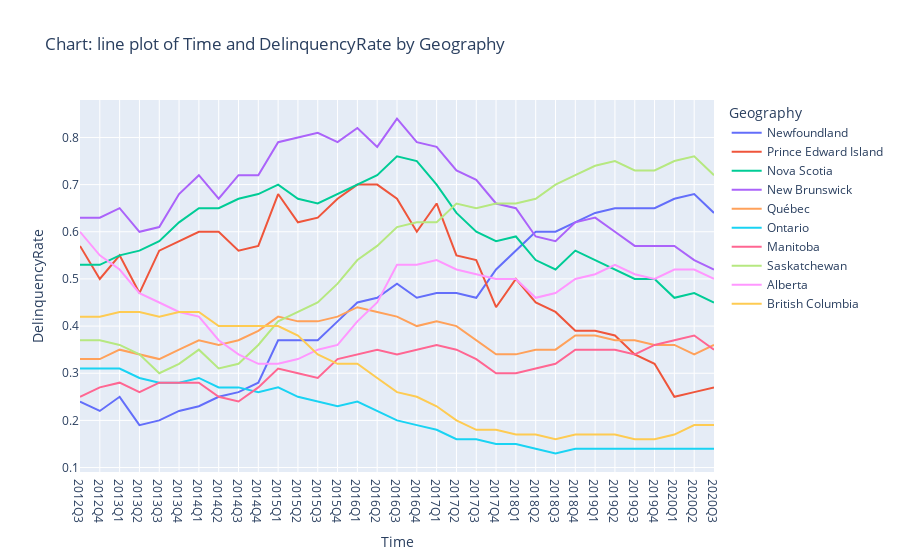

The notebook cell this image was saved under:
### Markdown cell above
#### Exercise: Let's take a look at the average mortgage amount and population size

Complete the code below to visualize the average mortgage amount. 

Change the code to visualize changes in population size.

### Code cell
variable = "DelinquencyRate"    

px.line(data_pop_del_mort_df, 
        x = "Time",
        y=variable,
       color="Geography",
       title = f"Chart: line plot of Time and {variable} by Geography")

### Figure 1 — Plotly figure (JSON) as saved in the notebook; plotly's stock layout.template omitted (floating-point values rounded to 4 significant figures)
{"data": [{"hovertemplate": "Geography=Newfoundland<br>Time=%{x}<br>DelinquencyRate=%{y}<extra></extra>", "legendgroup": "Newfoundland", "line": {"color": "#636efa", "dash": "solid"}, "marker": {"symbol": "circle"}, "mode": "lines", "name": "Newfoundland", "orientation": "v", "showlegend": true, "type": "scatter", "x": ["2012Q3", "2012Q4", "2013Q1", "2013Q2", "2013Q3", "2013Q4", "2014Q1", "2014Q2", "2014Q3", "2014Q4", "2015Q1", "2015Q2", "2015Q3", "2015Q4", "2016Q1", "2016Q2", "2016Q3", "2016Q4", "2017Q1", "2017Q2", "2017Q3", "2017Q4", "2018Q1", "2018Q2", "2018Q3", "2018Q4", "2019Q1", "2019Q2", "2019Q3", "2019Q4", "2020Q1", "2020Q2", "2020Q3"], "xaxis": "x", "y": [0.24, 0.22, 0.25, 0.19, 0.2, 0.22, 0.23, 0.25, 0.26, 0.28, 0.37, 0.37, 0.37, 0.41, 0.45, 0.46, 0.49, 0.46, 0.47, 0.47, 0.46, 0.52, 0.56, 0.6, 0.6, 0.62, 0.64, 0.65, 0.65, 0.65, 0.67, 0.68, 0.64], "yaxis": "y"}, {"hovertemplate": "Geography=Prince Edward Island<br>Time=%{x}<br>DelinquencyRate=%{y}<extra></extra>", "legendgroup": "Prince Edward Island", "line": {"color": "#EF553B", "dash": "solid"}, "marker": {"symbol": "circle"}, "mode": "lines", "name": "Prince Edward Island", "orientation": "v", "showlegend": true, "type": "scatter", "x": ["2012Q3", "2012Q4", "2013Q1", "2013Q2", "2013Q3", "2013Q4", "2014Q1", "2014Q2", "2014Q3", "2014Q4", "2015Q1", "2015Q2", "2015Q3", "2015Q4", "2016Q1", "2016Q2", "2016Q3", "2016Q4", "2017Q1", "2017Q2", "2017Q3", "2017Q4", "2018Q1", "2018Q2", "2018Q3", "2018Q4", "2019Q1", "2019Q2", "2019Q3", "2019Q4", "2020Q1", "2020Q2", "2020Q3"], "xaxis": "x", "y": [0.57, 0.5, 0.55, 0.47, 0.56, 0.58, 0.6, 0.6, 0.56, 0.57, 0.68, 0.62, 0.63, 0.67, 0.7, 0.7, 0.67, 0.6, 0.66, 0.55, 0.54, 0.44, 0.5, 0.45, 0.43, 0.39, 0.39, 0.38, 0.34, 0.32, 0.25, 0.26, 0.27], "yaxis": "y"}, {"hovertemplate": "Geography=Nova Scotia<br>Time=%{x}<br>DelinquencyRate=%{y}<extra></extra>", "legendgroup": "Nova Scotia", "line": {"color": "#00cc96", "dash": "solid"}, "marker": {"symbol": "circle"}, "mode": "lines", "name": "Nova Scotia", "orientation": "v", "showlegend": true, "type": "scatter", "x": ["2012Q3", "2012Q4", "2013Q1", "2013Q2", "2013Q3", "2013Q4", "2014Q1", "2014Q2", "2014Q3", "2014Q4", "2015Q1", "2015Q2", "2015Q3", "2015Q4", "2016Q1", "2016Q2", "2016Q3", "2016Q4", "2017Q1", "2017Q2", "2017Q3", "2017Q4", "2018Q1", "2018Q2", "2018Q3", "2018Q4", "2019Q1", "2019Q2", "2019Q3", "2019Q4", "2020Q1", "2020Q2", "2020Q3"], "xaxis": "x", "y": [0.53, 0.53, 0.55, 0.56, 0.58, 0.62, 0.65, 0.65, 0.67, 0.68, 0.7, 0.67, 0.66, 0.68, 0.7, 0.72, 0.76, 0.75, 0.7, 0.64, 0.6, 0.58, 0.59, 0.54, 0.52, 0.56, 0.54, 0.52, 0.5, 0.5, 0.46, 0.47, 0.45], "yaxis": "y"}, {"hovertemplate": "Geography=New Brunswick<br>Time=%{x}<br>DelinquencyRate=%{y}<extra></extra>", "legendgroup": "New Brunswick", "line": {"color": "#ab63fa", "dash": "solid"}, "marker": {"symbol": "circle"}, "mode": "lines", "name": "New Brunswick", "orientation": "v", "showlegend": true, "type": "scatter", "x": ["2012Q3", "2012Q4", "2013Q1", "2013Q2", "2013Q3", "2013Q4", "2014Q1", "2014Q2", "2014Q3", "2014Q4", "2015Q1", "2015Q2", "2015Q3", "2015Q4", "2016Q1", "2016Q2", "2016Q3", "2016Q4", "2017Q1", "2017Q2", "2017Q3", "2017Q4", "2018Q1", "2018Q2", "2018Q3", "2018Q4", "2019Q1", "2019Q2", "2019Q3", "2019Q4", "2020Q1", "2020Q2", "2020Q3"], "xaxis": "x", "y": [0.63, 0.63, 0.65, 0.6, 0.61, 0.68, 0.72, 0.67, 0.72, 0.72, 0.79, 0.8, 0.81, 0.79, 0.82, 0.78, 0.84, 0.79, 0.78, 0.73, 0.71, 0.66, 0.65, 0.59, 0.58, 0.62, 0.63, 0.6, 0.57, 0.57, 0.57, 0.54, 0.52], "yaxis": "y"}, {"hovertemplate": "Geography=Québec<br>Time=%{x}<br>DelinquencyRate=%{y}<extra></extra>", "legendgroup": "Québec", "line": {"color": "#FFA15A", "dash": "solid"}, "marker": {"symbol": "circle"}, "mode": "lines", "name": "Québec", "orientation": "v", "showlegend": true, "type": "scatter", "x": ["2012Q3", "2012Q4", "2013Q1", "2013Q2", "2013Q3", "2013Q4", "2014Q1", "2014Q2", "2014Q3", "2014Q4", "2015Q1", "2015Q2", "2015Q3", "2015Q4", "2016Q1", "2016Q2", "2016Q3", "2016Q4", "2017Q1", "2017Q2", "2017Q3", "2017Q4", "2018Q1", "2018Q2", "2018Q3", "2018Q4", "2019Q1", "2019Q2", "2019Q3", "2019Q4", "2020Q1", "2020Q2", "2020Q3"], "xaxis": "x", "y": [0.33, 0.33, 0.35, 0.34, 0.33, 0.35, 0.37, 0.36, 0.37, 0.39, 0.42, 0.41, 0.41, 0.42, 0.44, 0.43, 0.42, 0.4, 0.41, 0.4, 0.37, 0.34, 0.34, 0.35, 0.35, 0.38, 0.38, 0.37, 0.37, 0.36, 0.36, 0.34, 0.36], "yaxis": "y"}, {"hovertemplate": "Geography=Ontario<br>Time=%{x}<br>DelinquencyRate=%{y}<extra></extra>", "legendgroup": "Ontario", "line": {"color": "#19d3f3", "dash": "solid"}, "marker": {"symbol": "circle"}, "mode": "lines", "name": "Ontario", "orientation": "v", "showlegend": true, "type": "scatter", "x": ["2012Q3", "2012Q4", "2013Q1", "2013Q2", "2013Q3", "2013Q4", "2014Q1", "2014Q2", "2014Q3", "2014Q4", "2015Q1", "2015Q2", "2015Q3", "2015Q4", "2016Q1", "2016Q2", "2016Q3", "2016Q4", "2017Q1", "2017Q2", "2017Q3", "2017Q4", "2018Q1", "2018Q2", "2018Q3", "2018Q4", "2019Q1", "2019Q2", "2019Q3", "2019Q4", "2020Q1", "2020Q2", "2020Q3"], "xaxis": "x", "y": [0.31, 0.31, 0.31, 0.29, 0.28, 0.28, 0.29, 0.27, 0.27, 0.26, 0.27, 0.25, 0.24, 0.23, 0.24, 0.22, 0.2, 0.19, 0.18, 0.16, 0.16, 0.15, 0.15, 0.14, 0.13, 0.14, 0.14, 0.14, 0.14, 0.14, 0.14, 0.14, 0.14], "yaxis": "y"}, {"hovertemplate": "Geography=Manitoba<br>Time=%{x}<br>DelinquencyRate=%{y}<extra></extra>", "legendgroup": "Manitoba", "line": {"color": "#FF6692", "dash": "solid"}, "marker": {"symbol": "circle"}, "mode": "lines", "name": "Manitoba", "orientation": "v", "showlegend": true, "type": "scatter", "x": ["2012Q3", "2012Q4", "2013Q1", "2013Q2", "2013Q3", "2013Q4", "2014Q1", "2014Q2", "2014Q3", "2014Q4", "2015Q1", "2015Q2", "2015Q3", "2015Q4", "2016Q1", "2016Q2", "2016Q3", "2016Q4", "2017Q1", "2017Q2", "2017Q3", "2017Q4", "2018Q1", "2018Q2", "2018Q3", "2018Q4", "2019Q1", "2019Q2", "2019Q3", "2019Q4", "2020Q1", "2020Q2", "2020Q3"], "xaxis": "x", "y": [0.25, 0.27, 0.28, 0.26, 0.28, 0.28, 0.28, 0.25, 0.24, 0.27, 0.31, 0.3, 0.29, 0.33, 0.34, 0.35, 0.34, 0.35, 0.36, 0.35, 0.33, 0.3, 0.3, 0.31, 0.32, 0.35, 0.35, 0.35, 0.34, 0.36, 0.37, 0.38, 0.35], "yaxis": "y"}, {"hovertemplate": "Geography=Saskatchewan<br>Time=%{x}<br>DelinquencyRate=%{y}<extra></extra>", "legendgroup": "Saskatchewan", "line": {"color": "#B6E880", "dash": "solid"}, "marker": {"symbol": "circle"}, "mode": "lines", "name": "Saskatchewan", "orientation": "v", "showlegend": true, "type": "scatter", "x": ["2012Q3", "2012Q4", "2013Q1", "2013Q2", "2013Q3", "2013Q4", "2014Q1", "2014Q2", "2014Q3", "2014Q4", "2015Q1", "2015Q2", "2015Q3", "2015Q4", "2016Q1", "2016Q2", "2016Q3", "2016Q4", "2017Q1", "2017Q2", "2017Q3", "2017Q4", "2018Q1", "2018Q2", "2018Q3", "2018Q4", "2019Q1", "2019Q2", "2019Q3", "2019Q4", "2020Q1", "2020Q2", "2020Q3"], "xaxis": "x", "y": [0.37, 0.37, 0.36, 0.34, 0.3, 0.32, 0.35, 0.31, 0.32, 0.36, 0.41, 0.43, 0.45, 0.49, 0.54, 0.57, 0.61, 0.62, 0.62, 0.66, 0.65, 0.66, 0.66, 0.67, 0.7, 0.72, 0.74, 0.75, 0.73, 0.73, 0.75, 0.76, 0.72], "yaxis": "y"}, {"hovertemplate": "Geography=Alberta<br>Time=%{x}<br>DelinquencyRate=%{y}<extra></extra>", "legendgroup": "Alberta", "line": {"color": "#FF97FF", "dash": "solid"}, "marker": {"symbol": "circle"}, "mode": "lines", "name": "Alberta", "orientation": "v", "showlegend": true, "type": "scatter", "x": ["2012Q3", "2012Q4", "2013Q1", "2013Q2", "2013Q3", "2013Q4", "2014Q1", "2014Q2", "2014Q3", "2014Q4", "2015Q1", "2015Q2", "2015Q3", "2015Q4", "2016Q1", "2016Q2", "2016Q3", "2016Q4", "2017Q1", "2017Q2", "2017Q3", "2017Q4", "2018Q1", "2018Q2", "2018Q3", "2018Q4", "2019Q1", "2019Q2", "2019Q3", "2019Q4", "2020Q1", "2020Q2", "2020Q3"], "xaxis": "x", "y": [0.6, 0.55, 0.52, 0.47, 0.45, 0.43, 0.42, 0.37, 0.34, 0.32, 0.32, 0.33, 0.35, 0.36, 0.41, 0.45, 0.53, 0.53, 0.54, 0.52, 0.51, 0.5, 0.5, 0.46, 0.47, 0.5, 0.51, 0.53, 0.51, 0.5, 0.52, 0.52, 0.5], "yaxis": "y"}, {"hovertemplate": "Geography=British Columbia<br>Time=%{x}<br>DelinquencyRate=%{y}<extra></extra>", "legendgroup": "British Columbia", "line": {"color": "#FECB52", "dash": "solid"}, "marker": {"symbol": "circle"}, "mode": "lines", "name": "British Columbia", "orientation": "v", "showlegend": true, "type": "scatter", "x": ["2012Q3", "2012Q4", "2013Q1", "2013Q2", "2013Q3", "2013Q4", "2014Q1", "2014Q2", "2014Q3", "2014Q4", "2015Q1", "2015Q2", "2015Q3", "2015Q4", "2016Q1", "2016Q2", "2016Q3", "2016Q4", "2017Q1", "2017Q2", "2017Q3", "2017Q4", "2018Q1", "2018Q2", "2018Q3", "2018Q4", "2019Q1", "2019Q2", "2019Q3", "2019Q4", "2020Q1", "2020Q2", "2020Q3"], "xaxis": "x", "y": [0.42, 0.42, 0.43, 0.43, 0.42, 0.43, 0.43, 0.4, 0.4, 0.4, 0.4, 0.38, 0.34, 0.32, 0.32, 0.29, 0.26, 0.25, 0.23, 0.2, 0.18, 0.18, 0.17, 0.17, 0.16, 0.17, 0.17, 0.17, 0.16, 0.16, 0.17, 0.19, 0.19], "yaxis": "y"}], "layout": {"legend": {"title": {"text": "Geography"}, "tracegroupgap": 0}, "title": {"text": "Chart: line plot of Time and DelinquencyRate by Geography"}, "xaxis": {"anchor": "y", "domain": [0, 1], "title": {"text": "Time"}}, "yaxis": {"anchor": "x", "domain": [0, 1], "title": {"text": "DelinquencyRate"}}}}
